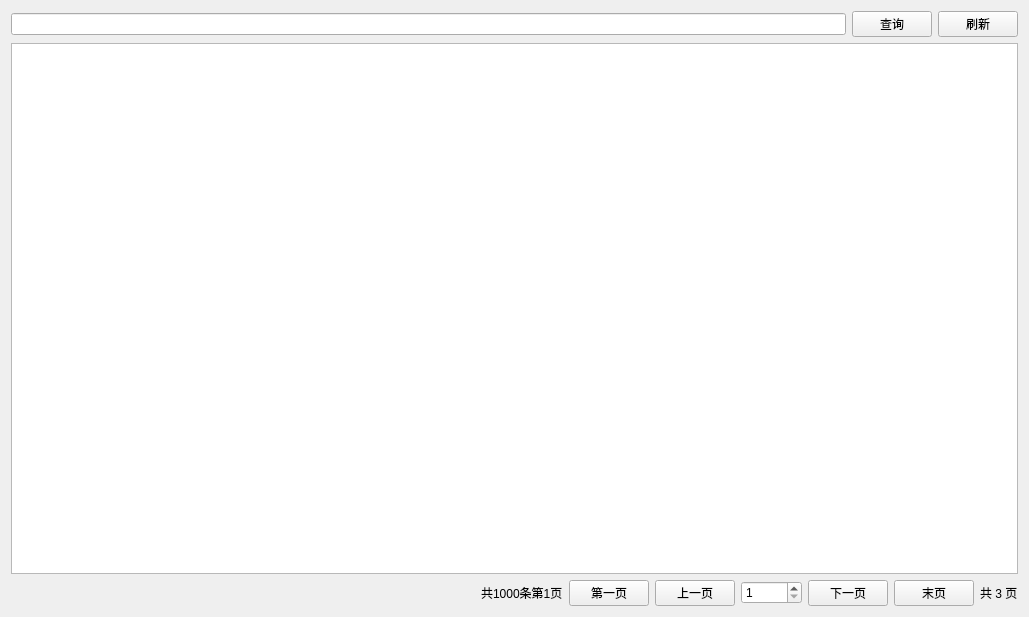
<?xml version="1.0" encoding="UTF-8"?>
<ui version="4.0">
 <class>dataShowTable</class>
 <widget class="QWidget" name="dataShowTable">
  <property name="geometry">
   <rect>
    <x>0</x>
    <y>0</y>
    <width>1029</width>
    <height>617</height>
   </rect>
  </property>
  <property name="windowTitle">
   <string>Form</string>
  </property>
  <layout class="QVBoxLayout" name="verticalLayout">
   <item>
    <layout class="QHBoxLayout" name="horizontalLayout">
     <item>
      <widget class="QLineEdit" name="lineEdit">
       <property name="inputMask">
        <string/>
       </property>
       <property name="clearButtonEnabled">
        <bool>true</bool>
       </property>
      </widget>
     </item>
     <item>
      <widget class="QPushButton" name="queryBtn">
       <property name="text">
        <string>查询</string>
       </property>
      </widget>
     </item>
     <item>
      <widget class="QPushButton" name="refreshBtn">
       <property name="text">
        <string>刷新</string>
       </property>
      </widget>
     </item>
    </layout>
   </item>
   <item>
    <widget class="QTableView" name="tableView"/>
   </item>
   <item>
    <layout class="QHBoxLayout" name="horizontalLayout_2">
     <item>
      <spacer name="horizontalSpacer">
       <property name="orientation">
        <enum>Qt::Horizontal</enum>
       </property>
       <property name="sizeHint" stdset="0">
        <size>
         <width>40</width>
         <height>20</height>
        </size>
       </property>
      </spacer>
     </item>
     <item>
      <widget class="QLabel" name="label_2">
       <property name="text">
        <string>共1000条第1页</string>
       </property>
      </widget>
     </item>
     <item>
      <widget class="QPushButton" name="pushButton_2">
       <property name="text">
        <string>第一页</string>
       </property>
      </widget>
     </item>
     <item>
      <widget class="QPushButton" name="pushButton_3">
       <property name="text">
        <string>上一页</string>
       </property>
      </widget>
     </item>
     <item>
      <widget class="QSpinBox" name="spinBox">
       <property name="minimum">
        <number>1</number>
       </property>
       <property name="maximum">
        <number>10000</number>
       </property>
      </widget>
     </item>
     <item>
      <widget class="QPushButton" name="pushButton_4">
       <property name="text">
        <string>下一页</string>
       </property>
      </widget>
     </item>
     <item>
      <widget class="QPushButton" name="pushButton_5">
       <property name="text">
        <string>末页</string>
       </property>
      </widget>
     </item>
     <item>
      <widget class="QLabel" name="label">
       <property name="text">
        <string>共 3 页</string>
       </property>
      </widget>
     </item>
    </layout>
   </item>
  </layout>
 </widget>
 <resources/>
 <connections/>
</ui>
